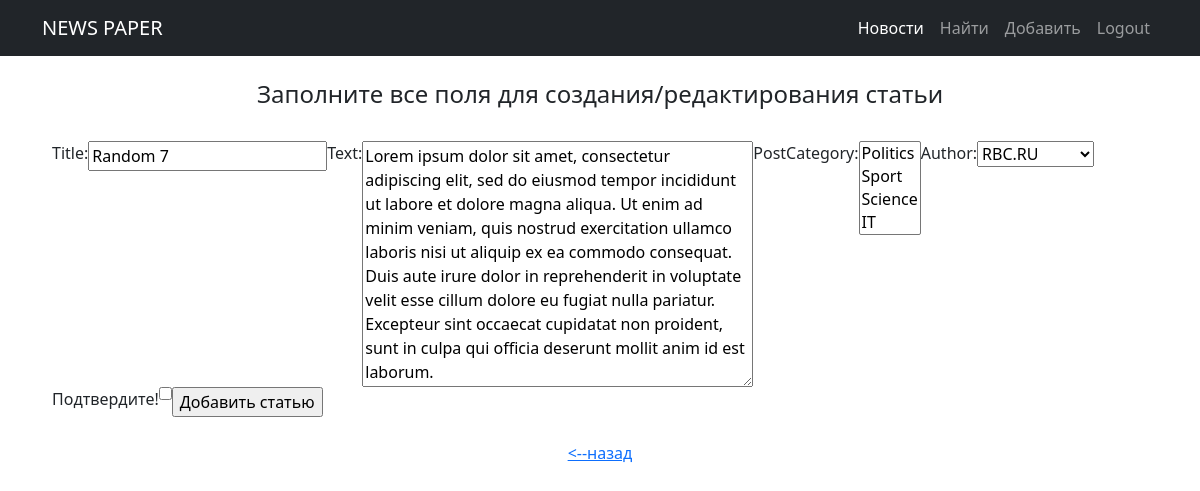
The app's page /news/edit/18 (signed in) with its own data.
### news/models.py (models this page shows, shortened)
class Post(models.Model):
    author = models.ForeignKey(Author, on_delete=models.CASCADE)
    NEWS = 'NW'
    ARTICLE = 'AR'
    CATEGORY_CHOICES = (
        (NEWS, 'Новость'),
        (ARTICLE, 'Статья')
    )
    categoryType = models.CharField(max_length=2, choices=CATEGORY_CHOICES, default=ARTICLE)
    dateCreation = models.DateTimeField(auto_now_add=True)
    postCategory = models.ManyToManyField(Category, through='PostCategory')
    title = models.CharField(max_length=128)
    text = models.TextField()
    rating = models.SmallIntegerField(default=0)

### news/views.py (the view)
# urls.py: path('edit/<int:pk>', PostUpdateView.as_view(), name='post_update'), # Ссылка на редактирование статьи
class PostUpdateView(PermissionRequiredMixin, UpdateView):
    template_name = 'news/post_create.html'
    form_class = PostForm
    success_url = '/news/'
    permission_required = ('news.change_post', )
    def get_object(self, **kwargs):
        id = self.kwargs.get('pk')
        return Post.objects.get(pk=id)

### news/forms.py
class PostForm(ModelForm):
    check_box = BooleanField(label='Подтвердите!') # добавляем галочку или же true-false поле
    class Meta:
        model = Post
        fields = ['title', 'text','postCategory', 'author']

### news/models.py (called while the page is built)
    def __str__(self):
        return f'{self.authorUser}'

    def __str__(self):
        return f'{self.name}'

### news/templates/news/post_create.html (shortened to what this page needs)
{% extends 'flatpages/default.html' %}
{% load custom_filters %}
{% block content %}
    <br>
    <h4>Заполните все поля для создания/редактирования статьи</h4>
    <br>
    <form method="POST" style="display: flex; flex-wrap: wrap; align-items: flex-start; margin: 0 10px;">
        {{ form }}
        <input type="submit" value="Добавить статью">
    </form>
    <br>
    <a href="/news/"> <--назад </a>
{% endblock content %}

### records on screen
Post: title "Random 7", text "Lorem ipsum dolor sit amet, consectetur adipiscing elit, sed do eiusmod tempor incididunt ut labore et dolore magna aliqua. Ut enim ad minim veniam, quis nostrud exercitation ullamco laboris nisi ut aliquip ex ea commodo consequat. Duis aute irure dolor in reprehenderit in voluptate velit esse cillum dolore eu fugiat nulla pariatur. Excepteur sint occaecat cupidatat non proident, sunt in culpa qui officia deserunt mollit anim id est laborum.", author "RBC.RU"
